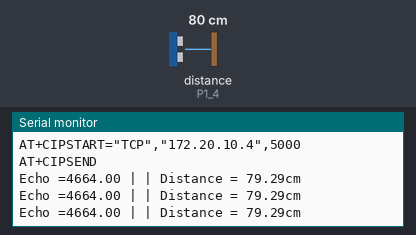
The sketch below on a simulated TI MSP430 LaunchPad. Parts: the last lines printed to the serial monitor. The test bench sets the inputs (shaded band); at power-on: distance to the obstacle (sensor on P1_4) 80 cm. The echo pulse lasts 58.3 µs per cm.

Above: at 18.2 s.
18.3 s: distance to the obstacle (sensor on P1_4) set to 2 cm
At 18.9 s:
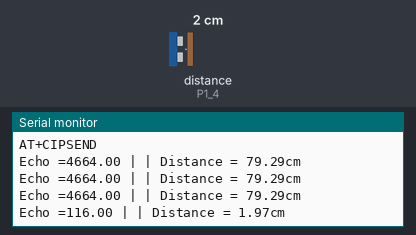
19.8 s: distance to the obstacle (sensor on P1_4) set to 4 cm
At 20.4 s:
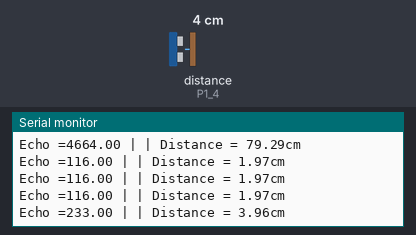
Timing chart, 0 to 22.8 s (numbered marks = the images above; inputs shaded):
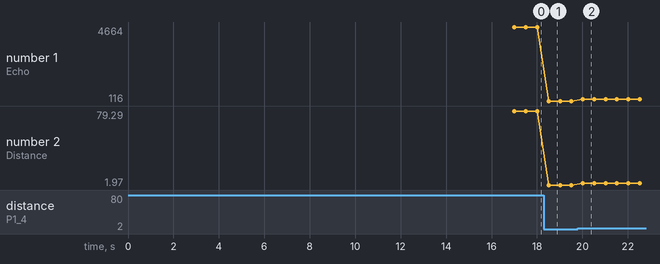

The sketch:

msp430_sr04.ino
```cpp
// 超声波模块//

#define Trig P1_2
#define Echo P1_4
float s;  // 距离
float t;  // 高脉冲信号时间

const String wifiname="iPhone";
const String wifipsw="lmq073043";
const String ip="172.20.10.4";
const String port="5000";


void setup()
{
  Serial.begin(115200); //初始化串口监视器
  pinMode(Trig,OUTPUT);
  pinMode(Echo,INPUT);
  connectt();
}

void loop()
{
  //给Trig发送一个低高低的短时间脉冲,触发测距
  digitalWrite(Trig, LOW); //给Trig发送一个低电平
  delayMicroseconds(2);    //等待2微妙
  digitalWrite(Trig,HIGH); //给Trig发送一个高电平
  delayMicroseconds(15);   //15微妙高电平，触发测距
  digitalWrite(Trig, LOW); //给Trig发送一个低电平

  //pulseIn函数，返回接收端高电平维持时间，计算与障碍物距离
  t=float(pulseIn(Echo,HIGH));
  s=(t*17)/1000;

  //串口监视器
   Serial.print("Echo =");
   Serial.print(t);//串口输出等待时间的原始数据
   Serial.print(" | | Distance = ");
   Serial.print(s);//串口输出距离换算成cm的结果
  Serial.print("cm\n");
  delay(500);

}


//**连接 & 设置模式**//
void connectt()
{
    sendCommand("+++\r",1000);
    sendCommand("AT+RESTORE\r\n",1000);
    sendCommand("AT+CWMODE=1\r\n",1000);                                  // 设置 STA 模式
    sendCommand("AT+CWJAP=\""+wifiname+"\",\""+wifipsw+"\"\r\n",5000);   // 连接 WIFI
    sendCommand("AT+CIFSR\r\n",1000);                                     // 查询模块当前的IP
    sendCommand("AT+CIPMUX=0\r\n",1000);                                  // 设置模块单连接
    sendCommand("AT+CIPMODE=1\r\n",1000);                                 // 设置透传模式
    sendCommand("AT+CIPSTART=\"TCP\",\""+ip+"\","+port+"\r\n",5000);  // 连接服务器端口
    sendCommand("AT+CIPSEND\r\n",1000);                                   // 发送数据指令
}


//**发送指令**//
String sendCommand(String command, const int timeout)
{
    String response = "";
    Serial.print(command);            // 将指令发送给 esp8266
    long int time = millis();          // 返回当前cpu的时间，单位为微秒
    while( (time+timeout) > millis())  // 延时，timeout为延时毫秒数
    {
      while(Serial.available())       // 当esp8266串口收到了数据
      {
        char c = Serial.read();       // 读取esp8266缓冲区内容
        response+=c;
      }
    }
    return response;
}
```

Measured:
- after the input at 18.3 s, the serial monitor: prints a new line after 0.22 s (image 1)
- after the input at 19.8 s, the serial monitor: prints a new line after 0.22 s (image 2)
- plotted number 1: 4664 → 116 after the input at 18.3 s, 116 → 233 after the input at 19.8 s
- plotted number 2: 79.29 → 1.97 after the input at 18.3 s, 1.97 → 3.96 after the input at 19.8 s
